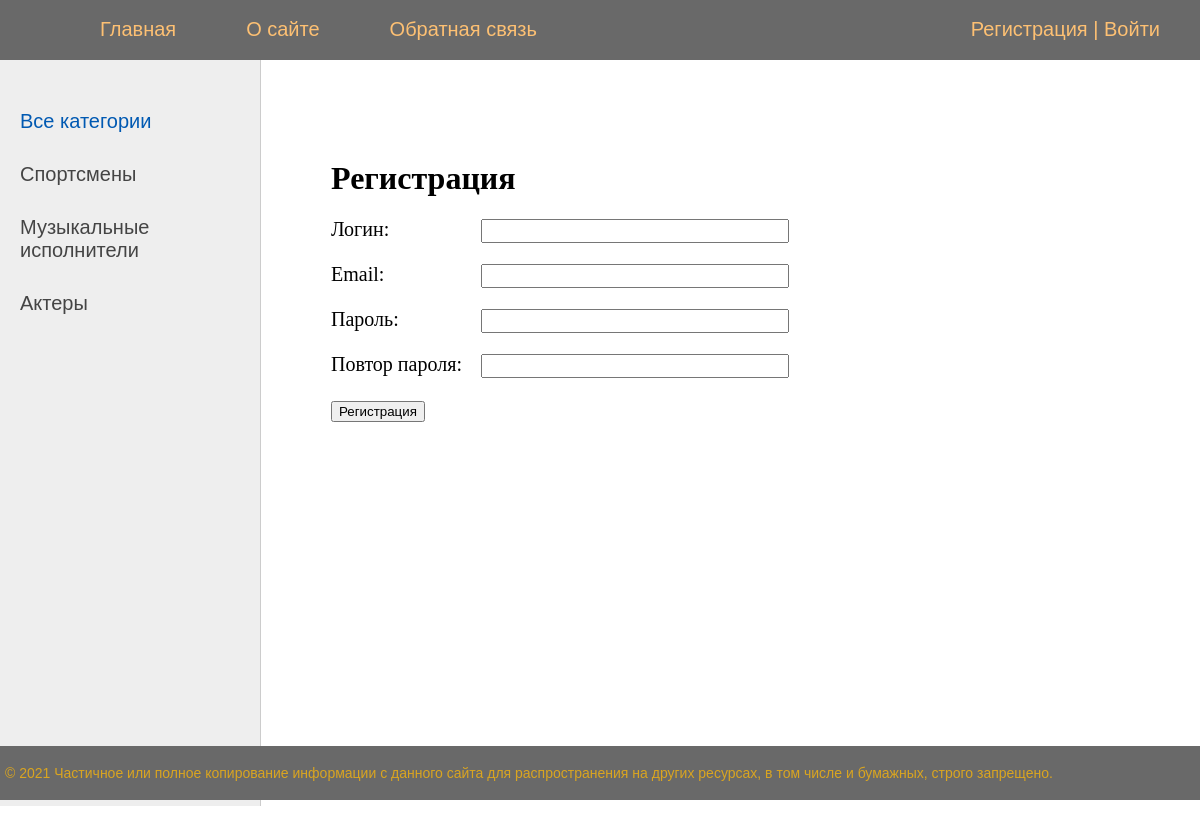
Screenshot of /register/ with the database file from the repository.
### women/models.py (models this page shows)
class Category(models.Model):
    name = models.CharField('название', max_length=100, db_index=True)
    slug = models.SlugField(max_length=255, db_index=True, unique=True, verbose_name='URL')
    class Meta:
        verbose_name = 'Категория'
        verbose_name_plural = 'Категории'
    def __str__(self):
        return self.name
    def get_absolute_url(self):
        return reverse('category', kwargs={'cat_slug': self.slug})

### women/views.py (the view, shortened to what this page needs)
# urls.py: path('register/', RegisterUser.as_view(), name='register'),
class RegisterUser(DataMixin, CreateView):
    form_class = RegisterUserForm
    template_name = 'women/register.html'
    success_url = reverse_lazy('login')
    def get_context_data(self, *, object_list=None, **kwargs):
        context = super().get_context_data(**kwargs)
        c_def = self.get_user_context(title="Регистрация")
        return dict(list(context.items()) + list(c_def.items()))

### women/forms.py
class RegisterUserForm(UserCreationForm):
    username = forms.CharField(label='Логин', widget=forms.TextInput(attrs={'class': 'form-input'}))
    email = forms.EmailField(label='Email', widget=forms.EmailInput(attrs={'class': 'form-input'}))
    password1 = forms.CharField(label='Пароль', widget=forms.PasswordInput(attrs={'class': 'form-input'}))
    password2 = forms.CharField(label='Повтор пароля', widget=forms.PasswordInput(attrs={'class': 'form-input'}))
    class Meta:
        model = User
        fields = ('username', 'email', 'password1', 'password2',)

### women/templatetags/women_tags.py (called while the page is built)
@register.simple_tag()
def get_categories(filter=None):
    if filter is None:
        return Category.objects.all()
    return Category.objects.filter(pk=filter)

@register.inclusion_tag('women/list_categories.html')
def show_categories(sort=None, cat_selected=0):
    if not sort:
        cats = Category.objects.all()
    else:
        cats = Category.objects.order_by(sort)
    return {'cats': cats,
            'cat_selected': cat_selected}

### women/utils.py (called while the page is built)
    def get_user_context(self, **kwargs):
        context = kwargs
        cats = Category.objects.annotate(Count('women'))  #
        user_menu = menu.copy()
        if not self.request.user.is_authenticated:
            user_menu.pop(2)
        context['menu'] = user_menu
        context['cats'] = cats
        if 'cat_selected' not in context:
            context['cat_selected'] = 0
        return context

### women/templates/women/register.html (shortened to what this page needs)
{% extends 'women/base.html' %}
{% block content %}
<h1>{{title}}</h1>
<form method="post">
{% for f in form %}
<p><label class="form-label" for="{{ f.id_for_label }}">{{f.label}}: </label>{{ f }}</p>
{% endfor %}
    <button type="submit">Регистрация</button>
</form>
{% endblock %}

### women/templates/women/list_categories.html
{% for c in cats %}
	{% if c.pk == cat_selected %}
		<li class="selected">{{c.name}}</li>
	{% else %}
		<li><a href="{{ c.get_absolute_url }}">{{c.name}}</a></li>
	{% endif %}
{% endfor %}

### women/static/women/css/styles.css (style rules this page uses)
html, body { font-family: 'Arial'; margin: 0; padding: 0; height: 100%; width: 100%; color: #444; }
a { color: #0059b2; text-decoration: none; }
.left-chapters ul li { margin: 30px 0 0 0; color: #999; }
.left-chapters ul li a { color: #444; text-decoration: none; }
.content-text h1 { font-size: 32px; }
.form-input { width: 300px; font-size: 16px; }
.form-label { display: inline-block; min-width: 150px; vertical-align: top; }

### rows the page displays
Category: name "Спортсмены"
Category: name "Музыкальные исполнители"
Category: name "Актеры"

### other values shown
{{ m.title }} "Главная" "О сайте" "Обратная связь"
{{ title }} "Регистрация"
{{ f.label }} "Логин" "Email" "Пароль" "Повтор пароля"
